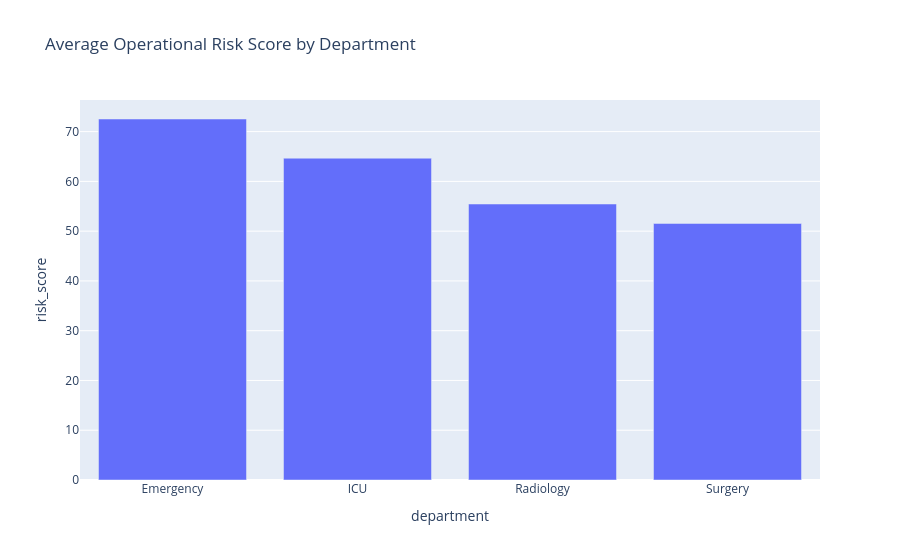

Notebook code cell kept with this figure:
### Markdown cell above
Risk Visualization

### Code cell
fig = px.bar(

    department_kpi,

    x="department",

    y="risk_score",

    title="Average Operational Risk Score by Department"

)


fig.show()

### Figure 1 — Plotly figure (JSON) as saved in the notebook; plotly's stock layout.template omitted (floating-point values rounded to 4 significant figures)
{"data": [{"hovertemplate": "department=%{x}<br>risk_score=%{y}<extra></extra>", "legendgroup": "", "marker": {"color": "#636efa", "pattern": {"shape": ""}}, "name": "", "orientation": "v", "showlegend": false, "textposition": "auto", "type": "bar", "x": ["Emergency", "ICU", "Radiology", "Surgery"], "xaxis": "x", "y": [72.54, 64.66, 55.45, 51.55], "yaxis": "y"}], "layout": {"barmode": "relative", "legend": {"tracegroupgap": 0}, "title": {"text": "Average Operational Risk Score by Department"}, "xaxis": {"anchor": "y", "domain": [0, 1], "title": {"text": "department"}}, "yaxis": {"anchor": "x", "domain": [0, 1], "title": {"text": "risk_score"}}}}
